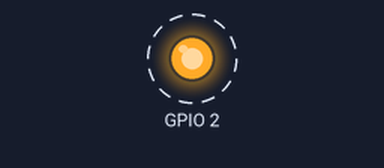
A program run on a simulated ESP32. On the bench: output pins drawn as LEDs (lit = HIGH). Dashed ring = blinking. What the program prints to the serial monitor is not drawn.

Above: at 0.2 s.
Timing chart, 0 to 3.0 s (numbered marks = the images above):
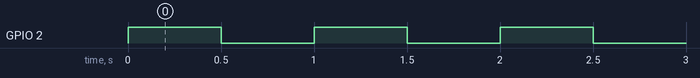

The program:

main.cpp
```cpp
#include <Arduino.h>

void setup() {
  Serial.begin(115200);
  pinMode(2,OUTPUT);
}

void loop() {
  Serial.println("Hello world");
  digitalWrite(2,HIGH);
  delay(500);
  digitalWrite(2,LOW);
  delay(500);

}
```

Measured:
- by itself, GPIO 2: alternates HIGH for 0.50 s and LOW for 0.50 s
